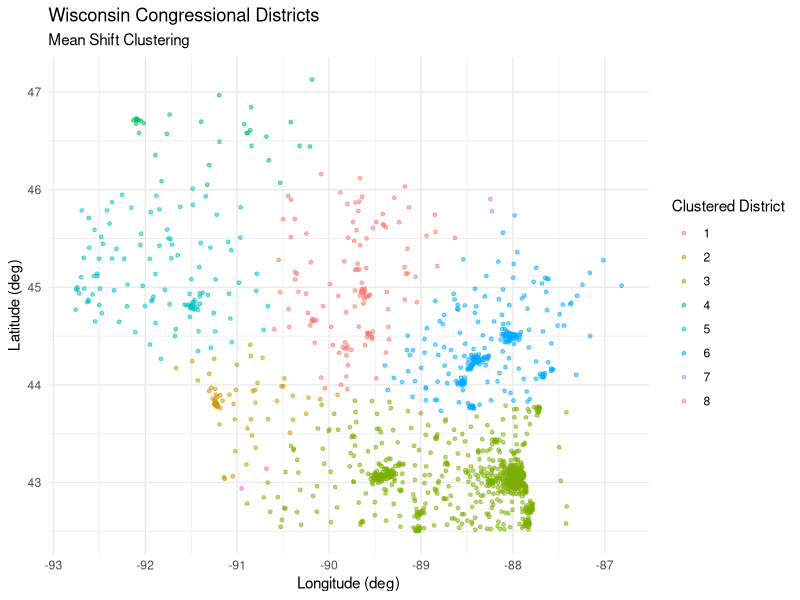
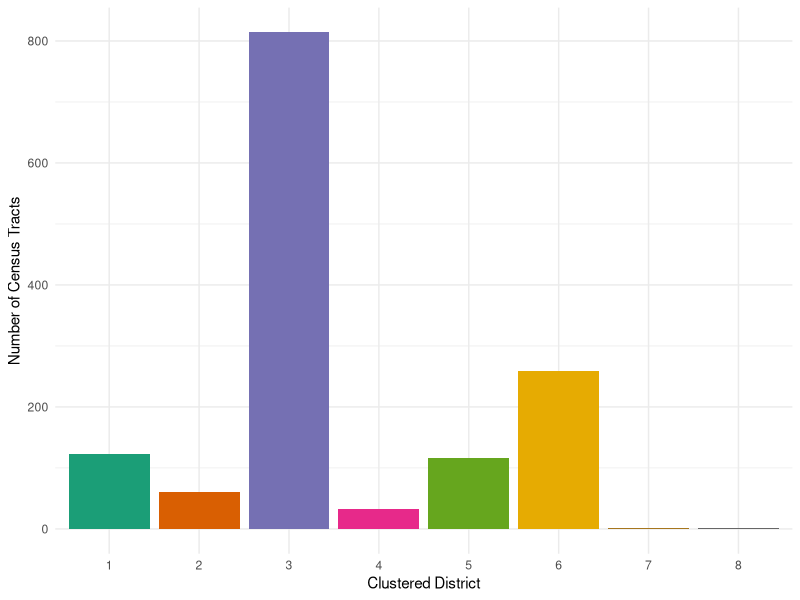
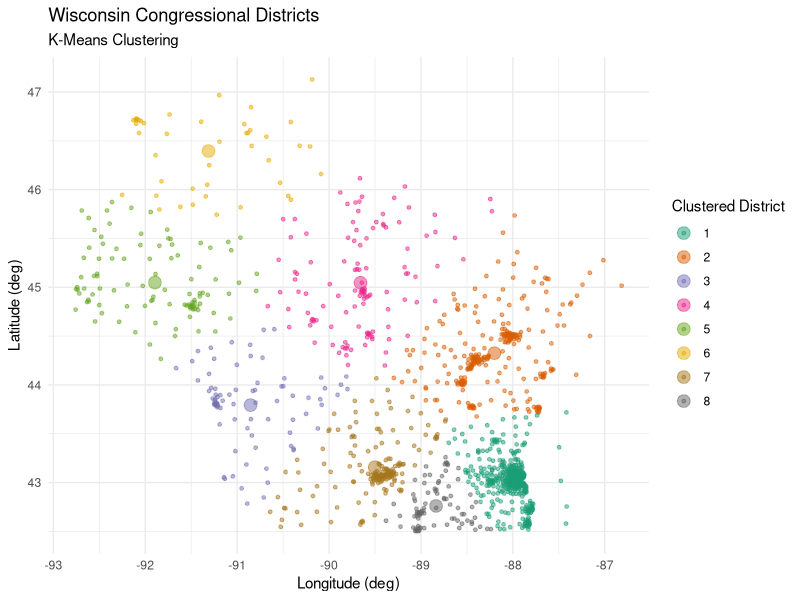
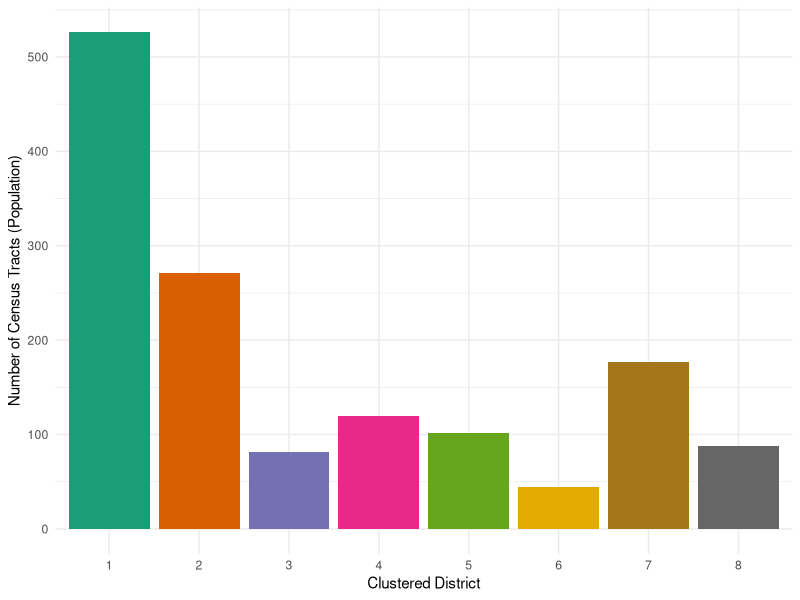
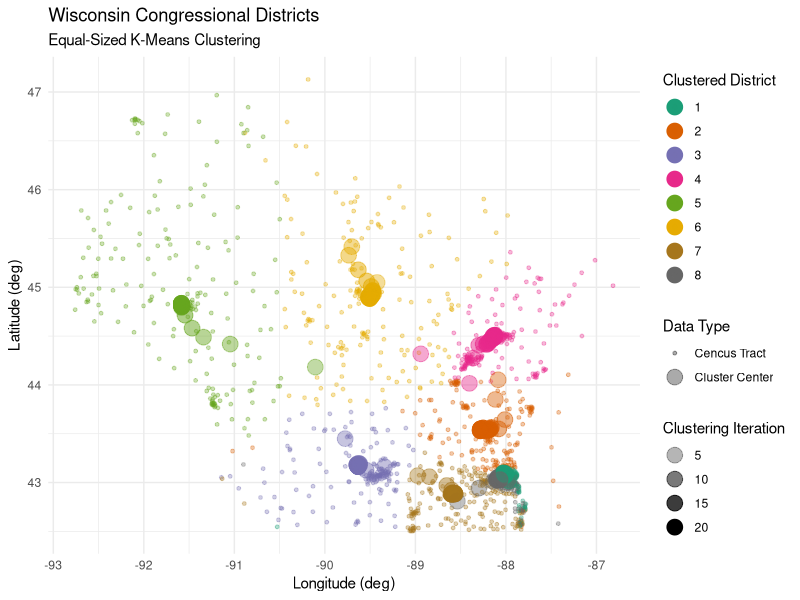
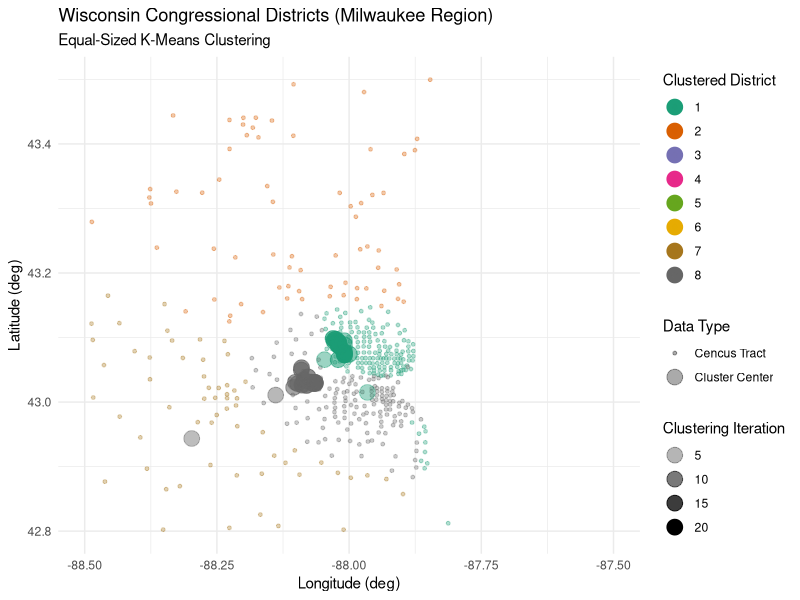
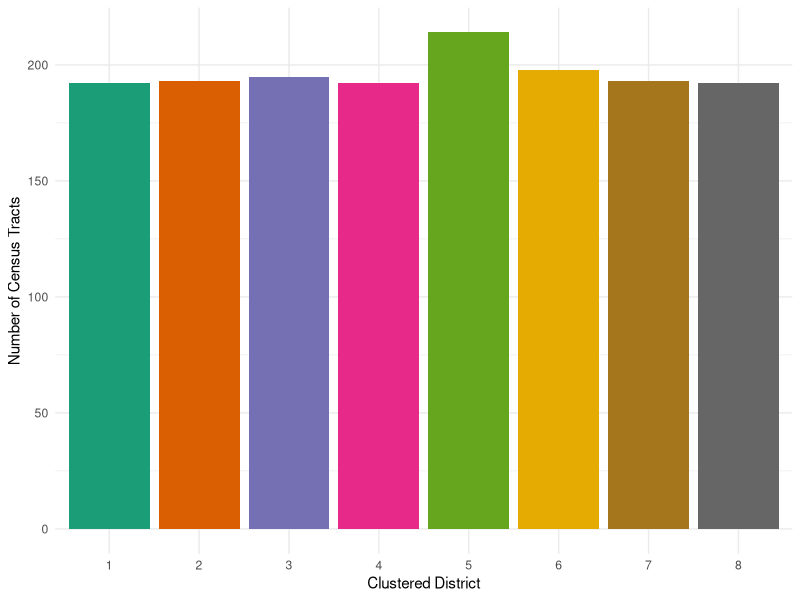
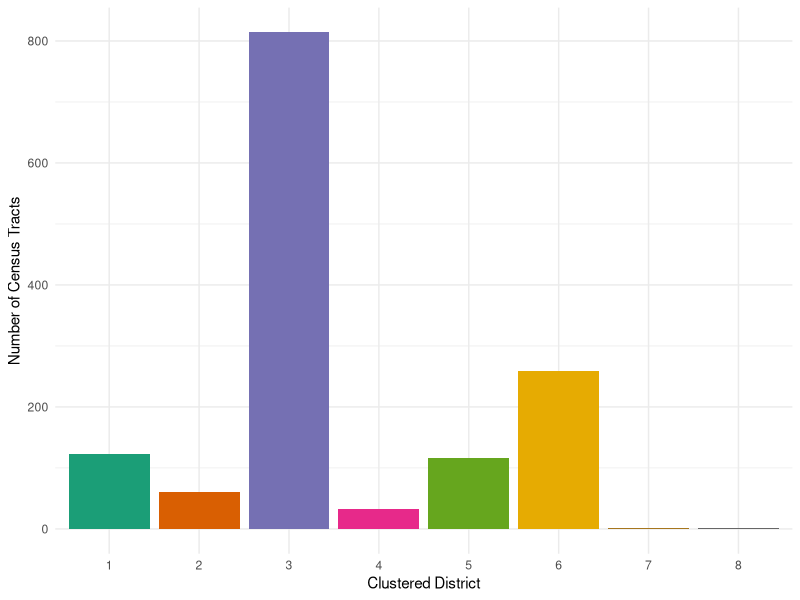

Source code (R) for these figures, in order:
## ---- chunk 1
library(dplyr)
library(ggplot2)
library(magrittr)
## ---- chunk 2
Data <- read.csv("Wisconsin.csv")
head(Data, 5) # Preview first 8 rows of data
print(paste0("Data consists of ", nrow(Data), " unique Wisconsin Census Tracts"))
## ---- chunk 3

blurringMeanShiftOperator <- function( X, h=1, kernel="epanechnikovKernel" ){
	n.curves <- ncol( X )
	
	## compute distances
	distances <- as.matrix( dist( t( X ), diag=TRUE, upper=TRUE ) )
	
	## scale by bandwidth
	scaled.distances <- distances / h
	
	## evaluate kernel
	kernel <- get( kernel )
	kernel.values <- matrix( kernel( scaled.distances ), nrow=n.curves,
	ncol=n.curves ) 
	
	## weights denominators
	total.sum <- colSums( kernel.values )
	
	## weights
	kernel.weights <- kernel.values / total.sum

	## update
	new.X <- X%*%t( kernel.weights )
	
	output <- new.X
	
	return( new.X )
	
}

blurringMeanShiftAlgorithm <- function( X, h=NULL,
kernel="epanechnikovKernel", tol.stop=1e-6, max.iter=100 ){
	
	if( is.null( h ) ){
		
		h <- quantile( dist( t( X ) ), 0.3 )
		
	}
	
	close.enough <- FALSE
	
	old.X <- X
	
	iter <- 0
	not.converged <- FALSE
	
	## while the largest update corresponds to a shift
	## larger than 'tol.stop' and while number of iterations
	## is smaller than 'max.iter'
	while( !close.enough ){
		
		## apply blurring mean-shift operator and update
		iter <- iter + 1
		
		new.X <- blurringMeanShiftOperator( X=old.X, h=h, kernel=kernel )
		
		distance <- max( sqrt( colSums( old.X - new.X )^2 ) )
		
		old.X <- new.X
		
		close.enough <- ( distance < tol.stop )
		
		if( iter >= max.iter ){
			
			not.converged <- TRUE
			break
			
		}
		
	}
	
	if( not.converged ){
		
		if( kernel == "epanechnikovKernel"){
			
			warning( "Reached maximum number of iterations (", 
			as.character( max.iter),"). The algorithm ",
			"didn't converge. Try increasing max.iter." )
			
		} else{

			warning( "Reached maximum number of iterations (", 
			as.character( max.iter),"). The algorithm ",
			"didn't converge. Try kernel=\"epanechnikovKernel\"." )
			
		}
		
	} else{

		message( "Blurring mean-shift algorithm ran successfully.\n")
			
	}
	
	return( new.X )
	
}

# Meanshift Clustering Function
bmsClustering <- function( X, h=NULL, kernel="epanechnikovKernel",
tol.stop=1e-6, max.iter=100, tol.epsilon=1e-3 ){
	
	# minimal input checking
	X <- as.matrix( X )
	max.iter <- as.integer( max.iter )
	
	if( ncol( X ) <= 1 ){
		
		message( "The input matrix X has only one column: ",
		"returning input.")
		return( X )
	}

	if( !is.element( kernel, paste( c( "epanechnikov", "cubic", 
	"gaussian", "exponential"), "Kernel", sep="" ) ) ){
		
		stop( "Invalid kernel name.")
		
	}
	
	if( !is.null( h ) && h <= 0 ){
		
		stop( "The bandwidth must be strictly positive." )
				
	}
	
	if( max.iter <= 0 ){
		
		stop( "The maximum number of iterations must be a positive ",
		"integer." )
		
	}
	
	if( tol.stop <= 0 || tol.epsilon <= 0 ){
		
		stop( "All tolerances must be strictly positive.")
		
	}
	
	## run blurring mean-shift algorithm
	message( "\nRunning blurring mean-shift algorithm...\n" )
	
	blurring.mean.shift.algorithm <- blurringMeanShiftAlgorithm( X=X,
	h=h, kernel=kernel, tol.stop=tol.stop, max.iter=max.iter )
	
	## find connected components
	message( "Finding clusters..." )
	output <- connectedComponents( X=blurring.mean.shift.algorithm,
	tol.epsilon=tol.epsilon )
	
	invisible( output )

}


gaussianKernel <- function( x ){
	
	## function to evaluate the asymmetric gaussian kernel	
	computeGaussianKernel <- function( y ){
	
		if( 0 <= y ){
		
			value <- 2 / 0.388 * dnorm( y / 0.388 )
		
		} else{
		
			value <- 0
		
		}
	
		return( value )
	
	}
	
	output <- sapply( x, computeGaussianKernel )
	
	return( output )
		
}


###

exponentialKernel <- function( x ){
	
	## function to evaluate the asymmetric exponential kernel	
	computeExponentialKernel <- function( y ){
	
		if( 0 <= y ){
		
			value <- dexp( y, rate=4.61 )
		
		} else{
		
			value <- 0
		
		}
	
		return( value )
	
	}
	
	output <- sapply( x, computeExponentialKernel )
	
	return( output )
		
}

###

cubicKernel <- function( x ){
	
	## function to evaluate the asymmetric cubic kernel	
	computeCubicKernel <- function( y ){
	
		if( 0 <= y && y<= 1 ){
		
			value <- 4 * ( 1 - y )^3
		
		} else{
		
			value <- 0
		
		}
	
		return( value )
	
	}
	
	output <- sapply( x, computeCubicKernel )
	
	return( output )
		
}

###

epanechnikovKernel <- function( x ){
	
	## function to evaluate the asymmetric Epanechnikov kernel	
	computeEpanechnikovKernel <- function( y ){
	
		if( 0 <= y && y<= 1 ){
		
			value <- 3 / 2 * ( 1 - y^2 )
		
		} else{
		
			value <- 0
		
		}
	
		return( value )
	
	}
	
	output <- sapply( x, computeEpanechnikovKernel )
	
	return( output )
		
}

###

distanceFunction <- function( x, y ){
	
	## function to compute the standard euclidean distance
	output <- sqrt( sum( ( x - y )^2 ) )
	
	return( output )
	
}

###

connectedComponents <- function( X, tol.epsilon=1e-3 ){

	N <- ncol( X )
	
	## initialize components matrix
	C <- X
	
	## initialize components vector
	labels <- vector( mode="integer", length=N )
	
	K <- 1 
	labels[1] <- 1
	C[,1] <- X[,1]
	
	# pb <- txtProgressBar( min=0, max=N, style=3 )
	
	## efficient connected component algorithm
	for( n in 2:N ){
		
		assigned <- FALSE
				
		for( k in 1:K ){
			
			distance <- distanceFunction( X[,n], C[,k] )
			
			if( distance < tol.epsilon ){
				
				labels[n] <- k
				assigned <- TRUE
				break
				
			}
			
		}
		
		if( !assigned ){
			
			K <- K + 1
			labels[n] <- K
			C[,K] <- X[,n]
			
		}
		
		# setTxtProgressBar( pb, n )
		
	}
	
	C <- as.matrix( C[,1:K] )
	colnames( C ) <- paste( "mode", 1:K, sep="" )
	
	labels <- as.integer( labels )
	
	output <- list( components=C, labels=labels )
	
	# close( pb )
	
	message( "\nThe algorithm found ", as.character( K ),
	" clusters.\n")
	
	return( output )
		
}


## ---- chunk 4
# Reducing data set to only clustering parameters
CongressData <- Data %>% transmute(LATITUDE, LONGITUDE)

# Scaling Data
CongressData$LATITUDE <- (CongressData$LATITUDE-mean(CongressData$LATITUDE))/sd(CongressData$LATITUDE)
CongressData$LONGITUDE <- (CongressData$LONGITUDE-mean(CongressData$LONGITUDE))/sd(CongressData$LONGITUDE)
## ---- chunk 5
# Inputs
K <- 8
X <- t(CongressData)
h <- .8

kernel <- "epanechnikovKernel" #"epanechnikovKernel", "cubicKernel", "gaussianKernel", "exponentialKernel"
tol.stop <- 1e-10
tol.epsilon <- 1e-04
max.iter <- 20


Congress_clust_ms <- bmsClustering(X = X,
                         h=h,
                         kernel = kernel,
                         tol.stop = tol.stop,
                         tol.epsilon = tol.epsilon,
                         max.iter = max.iter)

# Unscale data for plotting and extract clusters associated with each Census tract
PlotCongressDataMS <- Data %>% transmute(LATITUDE, LONGITUDE, POPULATION)
PlotCongressDataMS$cluster <- Congress_clust_ms$labels

ggplot() +
    geom_point(data = PlotCongressDataMS,
               aes(x = LONGITUDE, y = LATITUDE, color = as.factor(cluster)),
               alpha = 1/2, size = 1) +
    #geom_point(data = Centers,
     #          aes(x = LONGITUDE, y = LATITUDE, color = as.factor(cluster)),
      #         alpha = 1/2, size = 4) +
    labs(x = "Longitude (deg)", y = "Latitude (deg)", title = "Wisconsin Congressional Districts",
         subtitle = "Mean Shift Clustering",
         color = "Clustered District") +
    theme_minimal()
## ---- chunk 6
ggplot(PlotCongressDataMS %>% group_by(cluster) %>% summarize(Count = n())) +
    geom_col(aes(x = as.factor(cluster), y = Count, fill = as.factor(cluster))) +
    labs(x = "Clustered District", y = "Number of Census Tracts") + 
    theme_minimal() +
    theme(legend.position="none") +
    scale_fill_brewer(palette = "Dark2")
## ---- chunk 7
# Set Input Values
set.seed(0)
K = 8
IterMax = 5

# Run K-Means Algorithm
CongressCluster <- kmeans(CongressData, centers = K, iter.max = IterMax)

# Unscale data for plotting and extract clusters associated with each Census tract
PlotCongressData <- Data %>% transmute(LATITUDE, LONGITUDE, POPULATION)
PlotCongressData$cluster <- CongressCluster$cluster

# Create dataframe for plotting cluster centers
Centers <- as.data.frame(CongressCluster$centers)
Centers$LATITUDE <- Centers$LATITUDE*sd(PlotCongressData$LATITUDE) + mean(PlotCongressData$LATITUDE)
Centers$LONGITUDE <- Centers$LONGITUDE*sd(PlotCongressData$LONGITUDE) + mean(PlotCongressData$LONGITUDE)
Centers$cluster <- 1:K
## ---- chunk 8
ggplot() +
    geom_point(data = PlotCongressData,
               aes(x = LONGITUDE, y = LATITUDE, color = as.factor(cluster)),
               alpha = 1/2, size = 1) +
    geom_point(data = Centers,
               aes(x = LONGITUDE, y = LATITUDE, color = as.factor(cluster)),
               alpha = 1/2, size = 4) +
    labs(x = "Longitude (deg)", y = "Latitude (deg)", title = "Wisconsin Congressional Districts",
         subtitle = "K-Means Clustering",
         color = "Clustered District") + 
    theme_minimal() +
    scale_color_brewer(palette = "Dark2")
## ---- chunk 9
ggplot(PlotCongressData %>% group_by(cluster) %>% summarize(Count = n())) +
    geom_col(aes(x = as.factor(cluster), y = Count, fill = as.factor(cluster))) +
    labs(x = "Clustered District", y = "Number of Census Tracts (Population)") + 
    theme_minimal() +
    theme(legend.position="none") +
    scale_fill_brewer(palette = "Dark2")
## ---- chunk 10
# Based on code from https://rviews.rstudio.com/2019/06/13/equal-size-kmeans/

# Set Seed so that initial cluster centers are always the same
set.seed(1)

# Set Input Parameters
k = 8
iter = 20

# We start off the algorithm with the results of K-Means using iter.max = 100
kdat = as.data.frame(CongressData)
kdat %>% kmeans(k, iter.max = 100) -> kclust

# Create function for deriving distance between census tracts
kdist = function(x1, y1, x2, y2){
  # Note: distance is calculated via pythagorean theorem. A more accurate method would be the Great Circle distance.
  # Given the scale of our data, and the limited regoin, euclidian distance is a suitable approximation
  sqrt((x1-x2)^2 + (y1-y2)^2) }

centers = kclust$centers %>% as.data.frame()
converged <- 0


for (looper in 1:iter) {
    
    # Determine distance from each district to each cluster center
    kdat %<>% 
      mutate(D1 = kdist(LATITUDE, LONGITUDE, centers[1,1], centers[1,2]),
             D2 = kdist(LATITUDE, LONGITUDE, centers[2,1], centers[2,2]),
             D3 = kdist(LATITUDE, LONGITUDE, centers[3,1], centers[3,2]),
             D4 = kdist(LATITUDE, LONGITUDE, centers[4,1], centers[4,2]),
             D5 = kdist(LATITUDE, LONGITUDE, centers[5,1], centers[5,2]),
             D6 = kdist(LATITUDE, LONGITUDE, centers[6,1], centers[6,2]),
             D7 = kdist(LATITUDE, LONGITUDE, centers[7,1], centers[7,2]),
             D8 = kdist(LATITUDE, LONGITUDE, centers[8,1], centers[8,2]))

    kdat$assigned = 0
    kdat$index = 1:nrow(kdat)
    working = kdat
    FirstRound = nrow(kdat) - (nrow(kdat) %% k)

    for(i in 1:FirstRound){ 
      #cluster counts can be off by 1 due to uneven multiples of k. 
      j = if(i %% k == 0) k else (i %% k)
      itemloc = 
        working$index[which(working[,(paste0("D", j))] ==
        min(working[,(paste0("D",j))]))[1]]
      kdat$assigned[kdat$index == itemloc] = j
      working %<>% filter(!index == itemloc)
    }

        for(i in 1:nrow(working)){
          #these leftover points get assigned to whoever's closest, without regard to k
          kdat$assigned[kdat$index ==
                          working$index[i]] = 
            which(working[i,3:(k+2)] == min(working[i, 3:(k+2)])) 
        }

        # Use K-Means (K=1) for each cluster to determine the new cluster centers
        NewCenters <- kdat %>% filter(assigned == 1) %>% 
                                select(LATITUDE, LONGITUDE) %>%
                                kmeans(1) %$% centers %>%
        rbind(kdat %>% 
                                filter(assigned == 2) %>%
                                select(LATITUDE, LONGITUDE) %>%
                                kmeans(1) %$% centers) %>%
        rbind(kdat %>% 
                                filter(assigned == 3) %>%
                                select(LATITUDE, LONGITUDE) %>%
                                kmeans(1) %$% centers) %>%
        rbind(kdat %>%
                                filter(assigned == 4) %>%
                                select(LATITUDE, LONGITUDE) %>%
                                kmeans(1) %$% centers) %>%
        rbind(kdat %>% 
                                filter(assigned == 5) %>%
                                select(LATITUDE, LONGITUDE) %>%
                                kmeans(1) %$% centers) %>%
        rbind(kdat %>%
                                filter(assigned == 6) %>%
                                select(LATITUDE, LONGITUDE) %>%
                                kmeans(1) %$% centers) %>%
        rbind(kdat %>% 
                                filter(assigned == 7) %>%
                                select(LATITUDE, LONGITUDE) %>%
                                kmeans(1) %$% centers) %>%
        rbind(kdat %>%
                                filter(assigned == 8) %>%
                                select(LATITUDE, LONGITUDE) %>%
                                kmeans(1) %$% centers) %>%
        as.data.frame()
    
        # Additional logic to account for misclustered outliers far away from any cluster
        kdat %<>% mutate(assignedDist = ifelse(assigned == 1, D1,
                                          ifelse(assigned == 2, D2,
                                                ifelse(assigned == 3, D3,
                                                      ifelse(assigned == 4, D4,
                                                            ifelse(assigned == 5, D5,
                                                                  ifelse(assigned == 6, D6,
                                                                        ifelse(assigned == 7, D7, D8)))))))) %>%
                  rowwise() %>%
                  mutate(minDist = min(D1, D2, D3, D4, D5, D6, D7, D8)) %>%
                  ungroup() %>%
                  mutate(minDistClust = ifelse(minDist == D1, 1,
                                          ifelse(minDist == D2, 2,
                                                ifelse(minDist == D3, 3,
                                                      ifelse(minDist == D4, 4,
                                                            ifelse(minDist == D5, 5,
                                                                  ifelse(minDist == D6, 6,
                                                                        ifelse(minDist == D7, 7, 8))))))))

        kdat %<>% mutate(assigned = ifelse(assignedDist > 2.25 & assignedDist != minDist,
                                       minDistClust, assigned))
    
        # Determine movement of cluster center from previous iteration
        Norm <- norm(as.matrix(centers$LATITUDE-NewCenters$LATITUDE, centers$LONGITUDE-NewCenters$LONGITUDE))
        #print(paste("Norm = ", Norm))

        if(Norm < 0.001) {
            converged <- 1
            break
        }
    
        if(looper == 1) {
            PlotCenters <- NewCenters
            PlotCenters$cluster <- 1:k
            PlotCenters$Iter <- looper
        } else {
            tempCenters <- NewCenters
            tempCenters$cluster <- 1:k
            tempCenters$Iter <- looper
            PlotCenters <- rbind(PlotCenters, tempCenters)
        }

        if(looper == iter) {
            #print("Warning: Did not converge")
        } else {
        centers <- NewCenters
        }
    }

print(paste("Ran ", looper, " iterations"))
## ---- chunk 11
kdat$assigned %<>% as.factor()

# Rescale the data for the purposes of plotting
plotdata <- Data %>% transmute(LONGITUDE, LATITUDE)
plotdata$cluster <- kdat$assigned

# Rescale Plot Centers Data for plotting
PlotCenters$LATITUDE <- (PlotCenters$LATITUDE*sd(plotdata$LATITUDE))+mean(plotdata$LATITUDE)
PlotCenters$LONGITUDE <- (PlotCenters$LONGITUDE*sd(plotdata$LONGITUDE))+mean(plotdata$LONGITUDE)
plotdata <- rbind(plotdata %>% mutate(type = "Cencus Tract"), 
                  PlotCenters %>% transmute(LATITUDE, LONGITUDE, cluster, type = "Cluster Center"))
## ---- chunk 12
ggplot() +
  geom_point(data = PlotCenters, 
             aes(x = LONGITUDE, y = LATITUDE, color = as.factor(cluster), 
                 alpha = as.numeric(Iter)),
             size = 5)  + 
  geom_point(data = plotdata,
           aes(x = LONGITUDE, y = LATITUDE, color = as.factor(cluster),
               size = as.factor(type)), 
           alpha = 1/3) +
  labs(x = "Longitude (deg)", y = "Latitude (deg)", title = "Wisconsin Congressional Districts",
       subtitle = "Equal-Sized K-Means Clustering",
       color = "Clustered District",
       size = "Data Type",
       alpha = "Clustering Iteration") +
  scale_color_brewer(palette = "Dark2") +
  scale_size_manual(values = c(1, 5)) +
  theme_minimal()
## ---- chunk 13
ggplot() +
  geom_point(data = PlotCenters, 
             aes(x = LONGITUDE, y = LATITUDE, color = as.factor(cluster), 
                 alpha = as.numeric(Iter)),
             size = 5)  + 
  geom_point(data = plotdata,
           aes(x = LONGITUDE, y = LATITUDE, color = as.factor(cluster),
               size = as.factor(type)), 
           alpha = 1/3) +
  labs(x = "Longitude (deg)", y = "Latitude (deg)", 
       title = "Wisconsin Congressional Districts (Milwaukee Region)",
       subtitle = "Equal-Sized K-Means Clustering",
       color = "Clustered District",
       size = "Data Type",
       alpha = "Clustering Iteration") +
  scale_color_brewer(palette = "Dark2") +
  scale_size_manual(values = c(1, 5)) +
  scale_x_continuous(limits = c(-88.5, -87.5)) +
  scale_y_continuous(limits = c(42.8, 43.5)) +
  theme_minimal()
## ---- chunk 14
ggplot(plotdata %>% group_by(cluster) %>% summarize(Count = n())) +
    geom_col(aes(x = as.factor(cluster), y = Count, fill = as.factor(cluster))) +
    labs(x = "Clustered District", y = "Number of Census Tracts") + 
    theme_minimal() +
    theme(legend.position="none") +
    scale_fill_brewer(palette = "Dark2")
## ---- chunk 15
ggplot(PlotCongressDataMS %>% group_by(cluster) %>% summarize(Count = n())) +
    geom_col(aes(x = as.factor(cluster), y = Count, fill = as.factor(cluster))) +
    labs(x = "Clustered District", y = "Number of Census Tracts") + 
    theme_minimal() +
    theme(legend.position="none") +
    scale_fill_brewer(palette = "Dark2")
